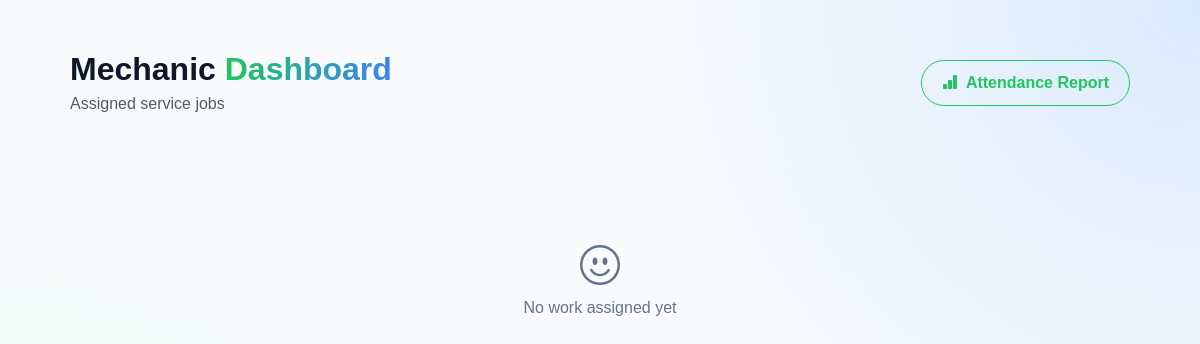
Before: /mechanic/dashboard/ (signed in) with the older database file.
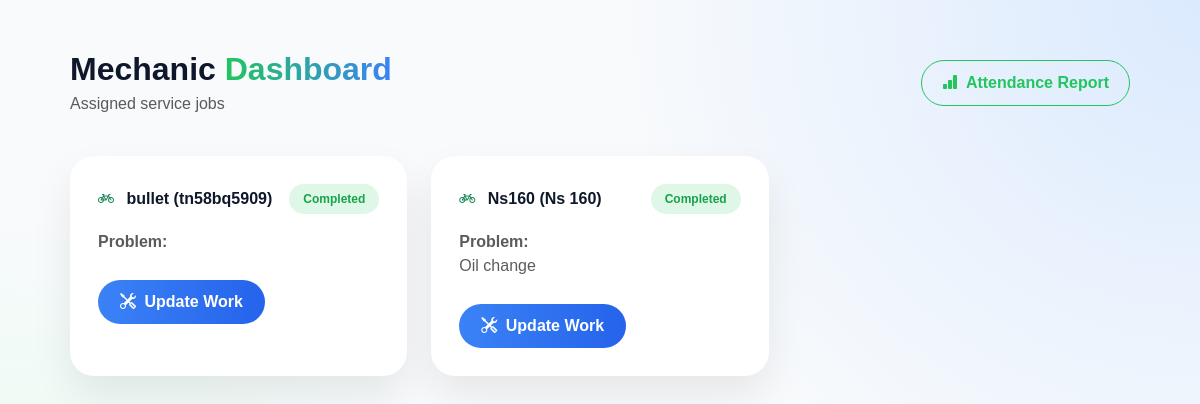
After: the same page with the newer database file.
### core/models.py (models this page shows, shortened)
class ServiceRequest(models.Model):
    bike = models.ForeignKey("core.Bike", on_delete=models.CASCADE)
    status = models.CharField(max_length=20)
    STATUS_CHOICES = (
        ('pending', 'Pending'),
        ('assigned', 'Assigned'),
        ('in_progress', 'In Progress'),
        ('completed', 'Completed'),
    )
    status = models.CharField(
        max_length=20,
        choices=STATUS_CHOICES,
        default='pending'
    )
    completed_at = models.DateTimeField(null=True, blank=True)
    user = models.ForeignKey(User, on_delete=models.CASCADE)
    bike = models.ForeignKey(Bike, on_delete=models.CASCADE)
    mechanic = models.ForeignKey(
        Mechanic,
        on_delete=models.SET_NULL,
        null=True,
        blank=True
    )
    problem_description = models.TextField(blank=True)
    labour_charge = models.DecimalField(
        max_digits=8,
        decimal_places=2,
        default=500.00
    )
    work_photo = models.ImageField(
        upload_to='work_photos/',
        null=True,
        blank=True
    )
    created_at = models.DateTimeField(auto_now_add=True)
    updated_at = models.DateTimeField(auto_now=True)

class Bike(models.Model):
    user = models.ForeignKey(User, on_delete=models.CASCADE)
    bike_name = models.CharField(max_length=100)
    bike_number = models.CharField(max_length=20)
    photo = models.ImageField(upload_to='bike_photos/', null=True, blank=True)
    def __str__(self):
        return f"{self.bike_name} ({self.bike_number})"

### mechanics/views.py (the view)
# urls.py: path('dashboard/', views.mechanic_dashboard, name='mechanic_dashboard'),
@login_required
def mechanic_dashboard(request):
    mechanic = request.user.mechanic
    today = timezone.now().date()
    attendance = Attendance.objects.filter(
        mechanic=request.user,
        date=today
    ).first()
    if request.method == "POST":
        if attendance and attendance.check_in and not attendance.check_out:
            attendance.check_out = timezone.now().time()
            attendance.save()
            return redirect('mechanic_dashboard')
    now = timezone.now()
    cutoff_time = now - timedelta(hours=24)
    services = ServiceRequest.objects.filter(
        mechanic=mechanic
    ).filter(
        Q(status__in=['pending', 'assigned', 'in_progress']) |
        Q(status='completed', completed_at__gte=cutoff_time)
    ).order_by('-updated_at')
    return render(request, "mechanics/dashboard.html", {
        "services": services,
        "attendance": attendance
    })

### mechanics/templates/mechanics/dashboard.html (shortened to what this page needs)
{% load static %}
<!DOCTYPE html>
<html lang="en">
<head>
<link href="https://cdn.jsdelivr.net/npm/bootstrap@5.3.3/dist/css/bootstrap.min.css" rel="stylesheet">
<link href="https://cdn.jsdelivr.net/npm/bootstrap-icons/font/bootstrap-icons.css" rel="stylesheet">
</head>
<body>
<div class="page-wrapper">
    <div class="header-bar">
        <div>
            <h2 class="fw-bold mb-1">
                Mechanic <span class="gradient-text">Dashboard</span>
            </h2>
            <p class="text-muted mb-0">
                Assigned service jobs
            </p>
        </div>
        <a href="{% url 'attendance_report' %}" class="report-link">
            <i class="bi bi-bar-chart-fill me-1"></i>
            Attendance Report
        </a>
    </div>
    {% if services %}
        <div class="row g-4">
            {% for service in services %}
                <div class="col-md-6 col-lg-4">
                    <div class="service-card">
                        <div class="d-flex justify-content-between align-items-center mb-3">
                            <strong>
                                <i class="bi bi-bicycle me-2 text-success"></i>
                                {{ service.bike }}
                            </strong>
                            <span class="badge-status">
                                {{ service.status|title }}
                            </span>
                        </div>
                        <p class="text-muted mb-3">
                            <strong>Problem:</strong><br>
                            {{ service.problem_description }}
                        </p>
                        <a href="{% url 'update_work' service.id %}"
                           class="update-btn">
                            <i class="bi bi-tools me-1"></i>
                            Update Work
                        </a>
                    </div>
                </div>
            {% endfor %}
        </div>
    {% else %}
        <div class="empty-box">
            <i class="bi bi-emoji-smile fs-1 mb-3"></i>
            <p>No work assigned yet</p>
        </div>
    {% endif %}
</div>
</body>
</html>

### mechanics/templates/mechanics/dashboard.html (style rules this page uses)
:root { --primary:#22c55e; --accent:#3b82f6; --light-bg:#f8fafc; }
body { min-height:100vh; background:var(--light-bg); background-image: radial-gradient(circle at top right,#dbeafe,transparent 40%), radial-gradient(circle at bottom left,#dcfce7,transparent 40%); font-family:'Poppins',sans-serif; color:#0f172a; }
.page-wrapper { padding:50px 70px; }
.header-bar { display:flex; justify-content:space-between; align-items:center; margin-bottom:40px; }
.gradient-text { background:linear-gradient(90deg,#22c55e,#3b82f6); background-clip:text; -webkit-background-clip:text; -webkit-text-fill-color:transparent; }
.report-link { padding:10px 20px; border-radius:999px; border:1px solid var(--primary); color:var(--primary); text-decoration:none; font-weight:600; transition:.3s; }
.service-card { background:white; border-radius:24px; padding:28px; box-shadow:0 20px 40px rgba(0,0,0,.08); height:100%; transition:.3s; }
.badge-status { background:rgba(34,197,94,.15); color:#16a34a; font-size:12px; padding:6px 14px; border-radius:999px; font-weight:600; }
.update-btn { display:inline-block; margin-top:10px; padding:10px 22px; border-radius:999px; background:linear-gradient(90deg,#3b82f6,#2563eb); color:white; text-decoration:none; font-weight:600; transition:.3s; }

Changed rows visible on the page:
added ServiceRequest: bike "bullet (tn58bq5909)", status "Completed"
added ServiceRequest: bike "Ns160 (Ns 160)", status "Completed", problem_description "Oil change"
Other visible differences:
text no longer shown: "No work assigned yet"
